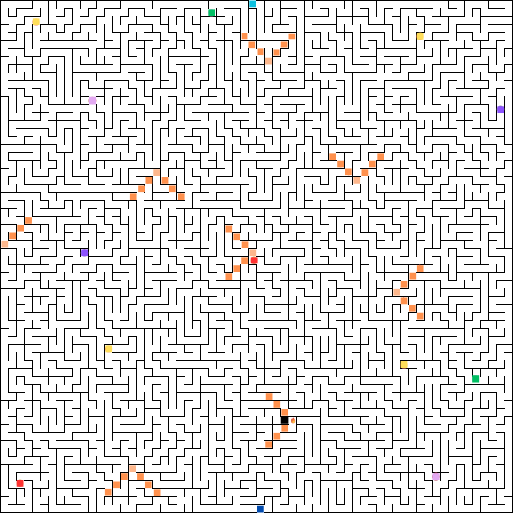
#> input picture test.png, 1026 x 1026 px (shown at 1/2 size)
$ python -i environment.py   (imports and definitions only)
#> lines starting #> are read from the running program, lines starting #| are printed output that depends on the picture; after the words box and inside, x2 and y2 are one past the last pixel; in counts of white or black regions, pixels touching at a corner belong together
from __future__ import annotations

from dataclasses import dataclass
from enum import Enum
from typing import Dict, List, Set, Tuple

import cv2
import numpy as np

Cell = Tuple[int, int]

# ============================================================
# TILE TYPES
# ============================================================
EMPTY = 0
FIRE = 1
CONFUSION = 2
TP_PURPLE = 3
TP_RED = 4
TP_GREEN = 5
TP_LAVENDER = 6
START = 7
GOAL = 8
FIRE_CENTER = 9
UNKNOWN = 99

TELEPORT_TILES = [TP_PURPLE, TP_RED, TP_GREEN, TP_LAVENDER]

TARGET_COLORS = {
    FIRE:       [(255, 145, 76)],
    CONFUSION:  [(255, 222, 89)],
    TP_PURPLE:  [(140, 82, 255)],
    TP_RED:     [(255, 49, 50)],
    TP_GREEN:   [(1, 191, 99), (42, 193, 126)],
    TP_LAVENDER:[(226, 169, 241)],
    START:      [(15, 192, 223)],
    GOAL:       [(0, 74, 173)],
    FIRE_CENTER:[(253, 183, 140)],
}

COLOR_TOL = 45


# ============================================================
# ACTIONS / RESULT
# ============================================================
class Action(Enum):
    MOVE_UP = 0
    MOVE_DOWN = 1
    MOVE_LEFT = 2
    MOVE_RIGHT = 3
    WAIT = 4


@dataclass
class TurnResult:
    wall_hits: int = 0
    current_position: Cell = (0, 0)
    is_dead: bool = False
    is_confused: bool = False
    is_goal_reached: bool = False
    teleported: bool = False
    actions_executed: int = 0


@dataclass
class Icon:
    x: int
    y: int
    w: int
    h: int
    cx: float
    cy: float
    row: int
    col: int
    kind: int
    rgb_mean: Tuple[float, float, float]


# ============================================================
# IMAGE / MAZE PARSING
# ============================================================
def load_image_rgb(path: str) -> np.ndarray:
    img_bgr = cv2.imread(path, cv2.IMREAD_COLOR)
    if img_bgr is None:
        raise FileNotFoundError(f"Could not load image: {path}")
    return cv2.cvtColor(img_bgr, cv2.COLOR_BGR2RGB)


def infer_grid_step(gray: np.ndarray) -> Tuple[int, np.ndarray, np.ndarray]:
    black = gray < 40
    colsum = black.sum(axis=0)
    rowsum = black.sum(axis=1)

    col_peaks = np.where(colsum > gray.shape[0] * 0.25)[0]
    row_peaks = np.where(rowsum > gray.shape[1] * 0.25)[0]

    def compress_runs(arr: np.ndarray) -> np.ndarray:
        if len(arr) == 0:
            return np.array([])
        groups = [[arr[0]]]
        for v in arr[1:]:
            if v == groups[-1][-1] + 1:
                groups[-1].append(v)
            else:
                groups.append([v])
        return np.array([int(np.mean(g)) for g in groups])

    col_lines = compress_runs(col_peaks)
    row_lines = compress_runs(row_peaks)

    if len(col_lines) < 2 or len(row_lines) < 2:
        raise RuntimeError("Could not infer maze grid lines.")

    step_x = int(round(np.median(np.diff(col_lines))))
    step_y = int(round(np.median(np.diff(row_lines))))
    step = int(round((step_x + step_y) / 2))
    return step, col_lines, row_lines


def build_wall_matrices(gray: np.ndarray, step: int, n: int = 64) -> Tuple[np.ndarray, np.ndarray]:
    h, w = gray.shape
    wall_mask = gray < 60

    line_pos = np.arange(0, n + 1) * step
    line_pos = np.clip(line_pos, 0, min(h, w) - 1)

    vertical_walls = np.zeros((n, n + 1), dtype=np.uint8)
    horizontal_walls = np.zeros((n + 1, n), dtype=np.uint8)

    for r in range(n):
        y0 = int(r * step + step * 0.2)
        y1 = int((r + 1) * step - step * 0.2)
        y0 = max(0, y0)
        y1 = min(h - 1, y1)
        for c in range(n + 1):
            x = int(line_pos[c])
            x0 = max(0, x - 1)
            x1 = min(w - 1, x + 1)
            patch = wall_mask[y0:y1 + 1, x0:x1 + 1]
            vertical_walls[r, c] = 1 if patch.mean() > 0.35 else 0

    for r in range(n + 1):
        y = int(line_pos[r])
        y0 = max(0, y - 1)
        y1 = min(h - 1, y + 1)
        for c in range(n):
            x0 = int(c * step + step * 0.2)
            x1 = int((c + 1) * step - step * 0.2)
            x0 = max(0, x0)
            x1 = min(w - 1, x1)
            patch = wall_mask[y0:y1 + 1, x0:x1 + 1]
            horizontal_walls[r, c] = 1 if patch.mean() > 0.35 else 0

    return vertical_walls, horizontal_walls


def color_distance(c1, c2) -> float:
    c1 = np.array(c1, dtype=np.float32)
    c2 = np.array(c2, dtype=np.float32)
    return float(np.linalg.norm(c1 - c2))


def min_color_distance(rgb_mean: Tuple[float, float, float], target_rgbs: List[Tuple[int, int, int]]) -> float:
    return min(color_distance(rgb_mean, target_rgb) for target_rgb in target_rgbs)


def classify_icon(rgb_mean: Tuple[float, float, float]) -> int:
    best_kind = UNKNOWN
    best_dist = float("inf")

    for kind, target_rgbs in TARGET_COLORS.items():
        dist = min_color_distance(rgb_mean, target_rgbs)
        if dist < best_dist:
            best_dist = dist
            best_kind = kind

    return best_kind if best_dist <= COLOR_TOL else UNKNOWN


def detect_cells_by_color_targets(
    img_rgb: np.ndarray,
    step: int,
    target_rgbs: List[Tuple[int, int, int]],
    maze_size: int = 64,
    sample_margin: float = 0.22,
    min_color_pixels: int = 6,
) -> Set[Cell]:
    cells: Set[Cell] = set()
    h, w, _ = img_rgb.shape

    for r in range(maze_size):
        y0 = int(r * step + step * sample_margin)
        y1 = int((r + 1) * step - step * sample_margin)
        y0 = max(0, min(h - 1, y0))
        y1 = max(0, min(h - 1, y1))
        if y1 < y0:
            continue

        for c in range(maze_size):
            x0 = int(c * step + step * sample_margin)
            x1 = int((c + 1) * step - step * sample_margin)
            x0 = max(0, min(w - 1, x0))
            x1 = max(0, min(w - 1, x1))
            if x1 < x0:
                continue

            patch = img_rgb[y0:y1 + 1, x0:x1 + 1]
            if patch.size == 0:
                continue

            maxc = patch.max(axis=2)
            minc = patch.min(axis=2)
            sat = maxc - minc
            color_mask = (sat > 40) & (maxc > 60)
            if int(color_mask.sum()) < min_color_pixels:
                continue

            rgb_mean = tuple(np.mean(patch[color_mask], axis=0))
            if min_color_distance(rgb_mean, target_rgbs) <= COLOR_TOL:
                cells.add((r, c))

    return cells


def detect_colored_icons(img_rgb: np.ndarray, step: int, maze_size: int = 64) -> List[Icon]:
    maxc = img_rgb.max(axis=2)
    minc = img_rgb.min(axis=2)
    sat = maxc - minc

    color_mask = ((sat > 40) & (maxc > 60)).astype(np.uint8)

    kernel = np.ones((3, 3), np.uint8)
    color_mask = cv2.morphologyEx(color_mask, cv2.MORPH_OPEN, kernel)
    color_mask = cv2.morphologyEx(color_mask, cv2.MORPH_CLOSE, kernel)

    n_labels, labels, stats, centroids = cv2.connectedComponentsWithStats(color_mask, connectivity=8)

    icons: List[Icon] = []
    for i in range(1, n_labels):
        x, y, bw, bh, area = stats[i]
        if area < 8:
            continue
        if bw > step * 2 or bh > step * 2:
            continue

        patch_mask = labels[y:y + bh, x:x + bw] == i
        patch_rgb = img_rgb[y:y + bh, x:x + bw][patch_mask]
        rgb_mean = tuple(np.mean(patch_rgb, axis=0))

        cx, cy = centroids[i]
        col = int(np.clip(round((cx - step / 2) / step), 0, maze_size - 1))
        row = int(np.clip(round((cy - step / 2) / step), 0, maze_size - 1))
        kind = classify_icon(rgb_mean)

        icons.append(
            Icon(
                x=int(x), y=int(y), w=int(bw), h=int(bh),
                cx=float(cx), cy=float(cy),
                row=row, col=col, kind=kind,
                rgb_mean=tuple(float(v) for v in rgb_mean),
            )
        )
    return icons


def build_object_matrix(icons: List[Icon], n: int = 64) -> np.ndarray:
    obj = np.zeros((n, n), dtype=np.int32)
    for icon in icons:
        obj[icon.row, icon.col] = icon.kind
    return obj


def overlay_precise_cells(
    obj_matrix: np.ndarray,
    img_rgb: np.ndarray,
    step: int,
    kinds: List[int],
    maze_size: int = 64,
) -> None:
    """
    Blob-averaged icon detection can miss a single tile when it touches a nearby
    colored structure. For teleports and anchor tiles we prefer a direct
    per-cell color read so those cells stay stable.
    """
    for kind in kinds:
        cells = detect_cells_by_color_targets(img_rgb, step, TARGET_COLORS[kind], maze_size=maze_size)
        for cell in cells:
            obj_matrix[cell] = kind


def find_single_cell(obj_matrix: np.ndarray, target_value: int, name: str) -> Cell:
    cells = list(zip(*np.where(obj_matrix == target_value)))
    if len(cells) != 1:
        raise ValueError(f"Expected exactly 1 {name}, found {len(cells)}")
    return cells[0]


def build_teleport_pairs(obj_matrix: np.ndarray) -> Dict[Cell, Cell]:
    teleport_pairs: Dict[Cell, Cell] = {}
    for tp_kind in TELEPORT_TILES:
        cells = list(zip(*np.where(obj_matrix == tp_kind)))
        cells = sorted(cells)
        if len(cells) < 2:
            continue
        if len(cells) == 2:
            a, b = cells
            teleport_pairs[a] = b
            teleport_pairs[b] = a
        else:
            for i in range(len(cells)):
                teleport_pairs[cells[i]] = cells[(i + 1) % len(cells)]
    return teleport_pairs


def extract_fire_cells_from_image(path: str, step: int, maze_size: int = 64) -> Set[Cell]:
    img_rgb = load_image_rgb(path)
    fire_cells = detect_cells_by_color_targets(img_rgb, step, TARGET_COLORS[FIRE], maze_size=maze_size)
    fire_cells |= detect_cells_by_color_targets(img_rgb, step, TARGET_COLORS[FIRE_CENTER], maze_size=maze_size)
    return fire_cells


def extract_fire_center_cells_from_image(path: str, step: int, maze_size: int = 64) -> Set[Cell]:
    img_rgb = load_image_rgb(path)
    return detect_cells_by_color_targets(img_rgb, step, TARGET_COLORS[FIRE_CENTER], maze_size=maze_size)


def split_fire_components(cells: Set[Cell]) -> List[Set[Cell]]:
    cells = set(cells)
    components = []
    seen = set()

    for start in cells:
        if start in seen:
            continue

        stack = [start]
        comp = set()
        seen.add(start)

        while stack:
            r, c = stack.pop()
            comp.add((r, c))

            for dr in (-1, 0, 1):
                for dc in (-1, 0, 1):
                    if dr == 0 and dc == 0:
                        continue
                    nb = (r + dr, c + dc)
                    if nb in cells and nb not in seen:
                        seen.add(nb)
                        stack.append(nb)

        components.append(comp)

    return components


def find_fire_root(component: Set[Cell], explicit_roots: Set[Cell] | None = None) -> Cell:
    comp = set(component)
    if explicit_roots:
        roots_in_component = sorted(comp & explicit_roots)
        if roots_in_component:
            return roots_in_component[0]

    candidates = []

    for r, c in comp:
        neighbors = []
        for dr in (-1, 0, 1):
            for dc in (-1, 0, 1):
                if dr == 0 and dc == 0:
                    continue
                nb = (r + dr, c + dc)
                if nb in comp:
                    neighbors.append((dr, dc))

        if len(neighbors) == 2:
            v1, v2 = neighbors
            if not (v1[0] == -v2[0] and v1[1] == -v2[1]):
                candidates.append((r, c))

    if len(candidates) == 1:
        return candidates[0]

    cr = sum(r for r, _ in comp) / len(comp)
    cc = sum(c for _, c in comp) / len(comp)
    return min(comp, key=lambda p: (p[0] - cr) ** 2 + (p[1] - cc) ** 2)


def rotate_point_about_root_90_clockwise(point: Cell, root: Cell) -> Cell:
    pr, pc = point
    rr, rc = root
    dr = pr - rr
    dc = pc - rc
    return (rr + dc, rc - dr)


def rotate_component_about_root(component: Set[Cell], root: Cell, quarter_turns: int, n: int) -> Set[Cell]:
    out = set(component)
    turns = quarter_turns % 4

    for _ in range(turns):
        out = {rotate_point_about_root_90_clockwise(p, root) for p in out}

    return {(r, c) for r, c in out if 0 <= r < n and 0 <= c < n}


def build_rotating_fire_phase_sets(
    base_fire_cells: Set[Cell],
    n: int,
    fire_center_cells: Set[Cell] | None = None,
) -> List[Set[Cell]]:
    components = split_fire_components(base_fire_cells)
    roots = [find_fire_root(comp, fire_center_cells) for comp in components]

    phases = []
    for k in range(4):
        phase_cells = set()
        for comp, root in zip(components, roots):
            phase_cells |= rotate_component_about_root(comp, root, k, n)
        phases.append(phase_cells)

    return phases


# ============================================================
# MAZE ENVIRONMENT
# ============================================================
class MazeEnvironment:
    def __init__(
        self,
        image_path: str,
        maze_size: int = 64,
    ):
#> called with image_path = 'test.png', maze_size = 64
        self.image_path = image_path
        self.maze_size = maze_size

        img_rgb = load_image_rgb(image_path)
#> in load_image_rgb, img_bgr is the input picture: shape (1026, 1026, 3); mean B, G, R 220.5, 221, 222
        gray = cv2.cvtColor(img_rgb, cv2.COLOR_RGB2GRAY)

        self.step_px, _, _ = infer_grid_step(gray)
#> in infer_grid_step, `black = gray < 40`:
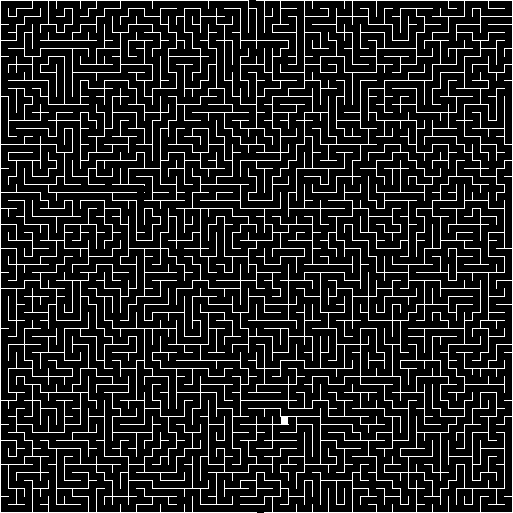
#> black: shape (1026, 1026) bool (shown at 1/2 size); 12.8% white in thin lines or dots
#> in infer_grid_step, `colsum = black.sum(axis=0)`: colsum = 1026 values, max 1026 at index 0, min 36 at index 1010, mean 131.8
#> in infer_grid_step, `rowsum = black.sum(axis=1)`: rowsum = 1026 values, max 1012 at index 0, min 42 at index 2, mean 131.8
#> in infer_grid_step, `col_peaks = np.where(colsum > gray.shape[0] * 0.25)[0]`: col_peaks = 130 values from 0 to 1025
#> in compress_runs, `groups = [[arr[0]]]`: groups = [[0]]
#> the loop in compress_runs, `for v in arr[1:]:` made 129 passes
#> v on passes 2 to 9: 16, 17, 32, 33, 48, 49, 64, 65
#> after the loop in compress_runs, `for v in arr[1:]:`: groups = 65 pairs, first value 0 to 1024, second value 1 to 1025
#> in infer_grid_step, `col_lines = compress_runs(col_peaks)`: col_lines = 65 values from 0 to 1024
#> the loop in compress_runs (call 2), `for v in arr[1:]:` made 129 passes
#> in infer_grid_step, `step_x = int(round(np.median(np.diff(col_lines))))`: step_x = 16
#> self.step_px = 16
        self.vertical_walls, self.horizontal_walls = build_wall_matrices(gray, self.step_px, n=maze_size)
#> in build_wall_matrices, `line_pos = np.arange(0, n + 1) * step`: line_pos = 65 values from 0 to 1024
#> the loop in build_wall_matrices, `for r in range(n):` made 64 passes
#> (y0, y1) on passes 1 to 8: (3, 12), (19, 28), (35, 44), (51, 60), (67, 76), (83, 92), (99, 108), (115, 124)
#> after the loop in build_wall_matrices, `for r in range(n):`:
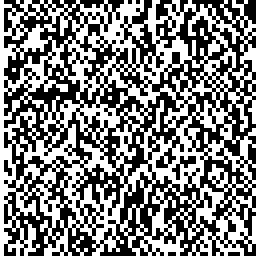
#> vertical_walls: shape (64, 65) (shown 4 times larger); values 0 (black) and 1 (white), 50.6% white; black in thin lines or dots
#> the loop in build_wall_matrices, `for r in range(n + 1):` made 65 passes
#> (y, y0, y1) on passes 1 to 8: (0, 0, 1), (16, 15, 17), (32, 31, 33), (48, 47, 49), (64, 63, 65), (80, 79, 81), (96, 95, 97), (112, 111, 113)
#> after the loop in build_wall_matrices, `for r in range(n + 1):`:
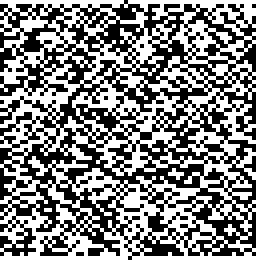
#> horizontal_walls: shape (65, 64) (shown 4 times larger); values 0 (black) and 1 (white), 50.8% white; black in thin lines or dots

        icons = detect_colored_icons(img_rgb, self.step_px, maze_size=maze_size)
#> in detect_colored_icons, `sat = maxc - minc`:
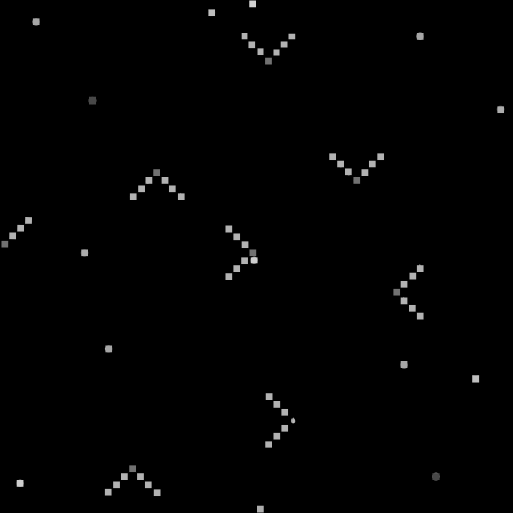
#> sat: shape (1026, 1026) (shown at 1/2 size); min 0, max 211, mean 1.9
#> in detect_colored_icons, `color_mask = ((sat > 40) & (maxc > 60)).astype(np.uint8)`:
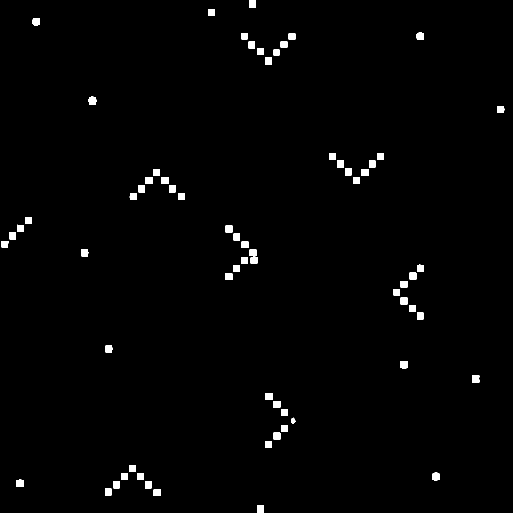
#> color_mask: shape (1026, 1026) (shown at 1/2 size); values 0 (black) and 1 (white), 1.2% white; 67 white regions, largest, box (x1, y1, x2, y2) and area: (177, 193, 193, 209) 226, (944, 750, 959, 765) 220, (864, 945, 880, 961) 217
#> in detect_colored_icons, `n_labels, labels, stats, centroids = cv2.connectedComponentsWithStats(..`: n_labels = 67; stats = 67 rows, first 6: [0, 0, 1026, 1026, 1039951], [498, 0, 14, 15, 210], [416, 18, 14, 14, 182], [65, 36, 15, 15, 203], [833, 65, 15, 15, 202], [483, 66, 12, 13, 156]; centroids = 67 pairs, first value 9.2 to 1000.7, second value 7 to 1018
#> the loop in detect_colored_icons, `for i in range(1, n_labels):` made 66 passes
#> (x, y, bw, bh, area, rgb_mean, cx, cy) on passes 1 to 7: (498, 0, 14, 15, 210, (43.6, 200.2, 227.2), 504.5, 7), (416, 18, 14, 14, 182, (13.55, 194.3, 107.3), 422.8, 24.73), (65, 36, 15, 15, 203, (254.6, 219, 101.6), 71.81, 42.84), (833, 65, 15, 15, 202, (249.8, 213.8, 91.48), 839.8, 72.22), (483, 66, 12, 13, 156, (255, 153.3, 90.4), 488.5, 72), (577, 67, 14, 12, 168, (255, 157.3, 96.95), 583.5, 72.5), (497, 83, 13, 14, 182, (254, 149.8, 85.45), 503, 89.5)
        self.obj_matrix = build_object_matrix(icons, n=maze_size)
#> the loop in build_object_matrix, `for icon in icons:` made 66 passes
#> after the loop in build_object_matrix, `for icon in icons:`:
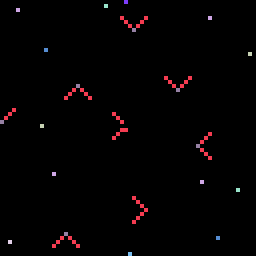
#> obj: shape (64, 64) int32 (shown 4 times larger); 10 distinct labels, from 0 to 9; one colour per label, 0 black
        overlay_precise_cells(
            self.obj_matrix,
            img_rgb,
            self.step_px,
            [CONFUSION, *TELEPORT_TILES, START, GOAL, FIRE_CENTER],
            maze_size=maze_size,
        )
        self.fire_center_cells = set(zip(*np.where(self.obj_matrix == FIRE_CENTER)))

        self.start = find_single_cell(self.obj_matrix, START, "start")
        self.goal = find_single_cell(self.obj_matrix, GOAL, "goal")
        self.teleport_pairs = build_teleport_pairs(self.obj_matrix)

        base_fire_cells = extract_fire_cells_from_image(image_path, self.step_px, maze_size=maze_size)
        self.fire_phase_sets = build_rotating_fire_phase_sets(base_fire_cells, maze_size, self.fire_center_cells)
        if not self.fire_phase_sets:
            self.fire_phase_sets = [set()]

        self.position: Cell = self.start
        self.turns_taken = 0
        self.deaths = 0
        self.confused_count = 0
        self.cells_visited: List[Cell] = []
        self.unique_cells: Set[Cell] = set()
        self.goal_reached = False

        self.confused_this_turn = False
        self.confused_turns_remaining = 0
        self.total_actions_executed = 0

    def reset(self) -> Cell:
        self.position = self.start
        self.turns_taken = 0
        self.deaths = 0
        self.confused_count = 0
        self.cells_visited = [self.start]
        self.unique_cells = {self.start}
        self.goal_reached = False
        self.confused_this_turn = False
        self.confused_turns_remaining = 0
        self.total_actions_executed = 0
        return self.start

    def get_active_fire_cells(self) -> Set[Cell]:
        phase = (self.total_actions_executed // 5) % len(self.fire_phase_sets)
        return self.fire_phase_sets[phase]

    def get_fire_phase(self) -> int:
        return (self.total_actions_executed // 5) % len(self.fire_phase_sets)

    def in_bounds(self, cell: Cell) -> bool:
        r, c = cell
        return 0 <= r < self.maze_size and 0 <= c < self.maze_size

    # [144 lines left out: functions can_move, apply_confusion, action_to_target, _apply_tile_effects, step_one_action, finish_turn and 2 more, not called in this run]

>>> result = MazeEnvironment('test.png').reset()

$ run again, on 2.png
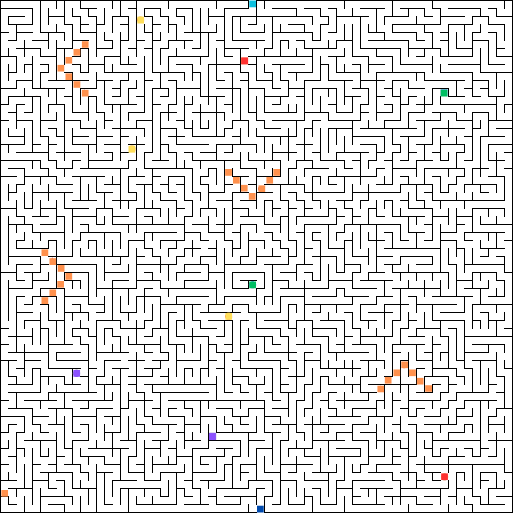
#> input picture 2.png, 1026 x 1026 px (shown at 1/2 size)
#> in load_image_rgb, img_bgr is the input picture: shape (1026, 1026, 3); mean B, G, R 221.2, 221.5, 222.1
#> in infer_grid_step, `black = gray < 40`:
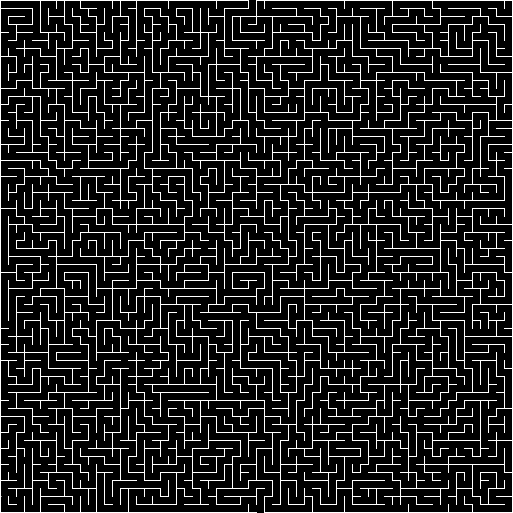
#> black: shape (1026, 1026) bool (shown at 1/2 size); 12.8% white in thin lines or dots
#> colsum = 1026 values, max 1026 at index 0, min 44 at index 3, mean 131.6
#> rowsum = 1026 values, max 1012 at index 0, min 30 at index 1010, mean 131.6
#> col_peaks = 130 values from 0 to 1025
#> in compress_runs, `groups = [[arr[0]]]`: groups = [[0]]
#> the loop in compress_runs, `for v in arr[1:]:` made 129 passes
#> v on passes 2 to 9: 16, 17, 32, 33, 48, 49, 64, 65
#> after the loop in compress_runs, `for v in arr[1:]:`: groups = 65 pairs, first value 0 to 1024, second value 1 to 1025
#> col_lines = 65 values from 0 to 1024
#> the loop in compress_runs (call 2), `for v in arr[1:]:` made 129 passes
#> step_x = 16
#> wall_mask: shape (1026, 1026) bool; 12.8% white in thin lines or dots
#> line_pos = 65 values from 0 to 1024
#> the loop in build_wall_matrices, `for r in range(n):` made 64 passes
#> (y0, y1) on passes 1 to 8: (3, 12), (19, 28), (35, 44), (51, 60), (67, 76), (83, 92), (99, 108), (115, 124)
#> the loop in build_wall_matrices, `for r in range(n + 1):` made 65 passes
#> (y, y0, y1) on passes 1 to 8: (0, 0, 1), (16, 15, 17), (32, 31, 33), (48, 47, 49), (64, 63, 65), (80, 79, 81), (96, 95, 97), (112, 111, 113)
#> labels: shape (1026, 1026) int32; 41 distinct labels, from 0 to 40
#> n_labels = 41; stats = 41 rows, first 6: [0, 0, 1026, 1026, 1044838], [498, 0, 14, 15, 210], [274, 32, 15, 15, 203], [164, 82, 13, 14, 182], [147, 98, 14, 14, 195], [131, 114, 14, 14, 195]; centroids = 41 pairs, first value 8.53 to 888.6, second value 7 to 1018
#> the loop in detect_colored_icons, `for i in range(1, n_labels):` made 40 passes
#> (x, y, bw, bh, area, rgb_mean, cx, cy) on passes 1 to 7: (498, 0, 14, 15, 210, (43.6, 200.2, 227.2), 504.5, 7), (274, 32, 15, 15, 203, (254.8, 221.3, 98.8), 280.7, 39.38), (164, 82, 13, 14, 182, (255, 151.9, 88.14), 170, 88.5), (147, 98, 14, 14, 195, (248.5, 147, 84.34), 153.5, 104.5), (131, 114, 14, 14, 195, (255, 155.4, 93.8), 137.5, 120.5), (482, 114, 15, 15, 223, (254.1, 72, 65.9), 489, 121.1), (115, 129, 14, 14, 195, (255, 154.5, 91.4), 121.5, 135.5)
#> the loop in build_object_matrix, `for icon in icons:` made 40 passes
#> after the loop in build_object_matrix, `for icon in icons:`:
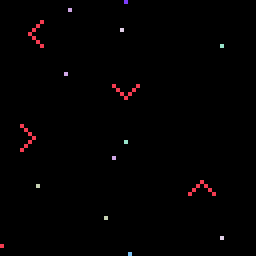
#> obj: shape (64, 64) int32 (shown 4 times larger); 8 distinct labels, from 0 to 8; one colour per label, 0 black
